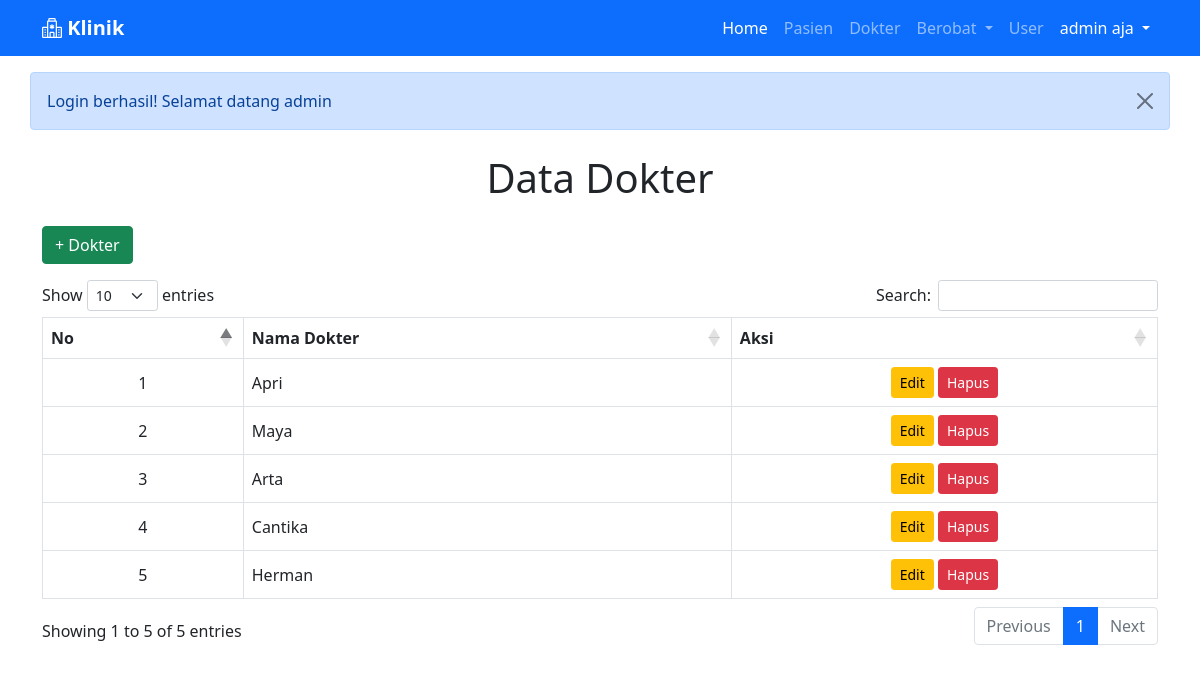
/dokter.php (signed in), run on the app's committed database.
### tables this page shows
CREATE TABLE `dokter` (
  `id_dokter` int(5) NOT NULL,
  `nama_dokter` varchar(50) NOT NULL
);

### dokter.php (the view, shortened to what this page needs)
<?php include "layout/_header.php"; ?>
<div class="container">
    <h1 class="text-center my-4">Data Dokter</h1>
    <?php if ($logged_in) : ?>
        <button type="button" class="btn btn-success mb-3" data-bs-toggle="modal" data-bs-target="#exampleModal">
            + Dokter
        </button>
    <?php endif ?>
    <div class="table-responsive">
        <table class="table table-bordered table-hover nowrap" id="example">
            <thead>
                <tr class="text-center">
                    <th>No</th>
                    <th>Nama Dokter</th>
                    <?php if ($logged_in) : ?>
                        <th>Aksi</th>
                    <?php endif ?>
                </tr>
            </thead>
            <tbody>
                <?php
                $no = 1;
                $query = "SELECT * FROM dokter";
                $sql = mysqli_query($koneksi, $query);
                while ($dokter = mysqli_fetch_array($sql)) {
                ?>
                    <tr>
                        <td class="text-center align-middle"><?= $no++ ?></td>
                        <td class="align-middle"><?= $dokter['nama_dokter'] ?></td>
                        <?php if ($logged_in) : ?>
                            <td class="text-center align-middle">
                                <a href="edit_dokter.php?id_dokter=<?= $dokter['id_dokter'] ?>" class="btn btn-warning btn-sm">Edit</a>
                                <a href="__controller.php?id_dokter=<?= $dokter['id_dokter'] ?>" class="btn btn-danger btn-sm" onclick="return confirm('Apakah anda yakin ingin menghapus data dokter <?= $dokter['nama_dokter'] ?> ?')">Hapus</a>
                            </td>
                        <?php endif ?>
                    </tr>
                <?php } ?>
            </tbody>
        </table>
    </div>
</div>
<?php include "layout/_footer.php"; ?>

### data on the page
dokter: nama_dokter "Apri"
dokter: nama_dokter "Maya"
dokter: nama_dokter "Arta"
dokter: nama_dokter "Cantika"
dokter: nama_dokter "Herman"

### other printed values
$nama_lengkap "admin aja"
$_SESSION['success'] "Login berhasil! Selamat datang admin"
